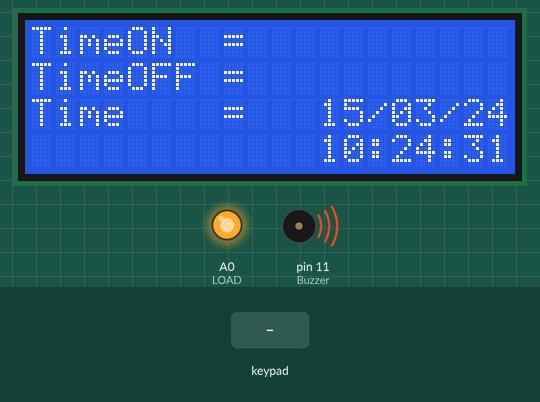
Recording of a sketch running on a simulated Arduino Uno, built with avr-gcc and run on an emulated ATmega328P. Shown: 20×4 character LCD, output pins drawn as LEDs (lit = HIGH), buzzer (waves = sounding, pin HIGH). Inputs (shaded band) come from the test bench. The local clock reads 2024-03-15 10:24:30 at power-on unless the sketch sets it.

Above: at 1.3 s.
1.4 s: keypad keys 8 7 6 5 # pressed 0.4 s apart
At 3.4 s:
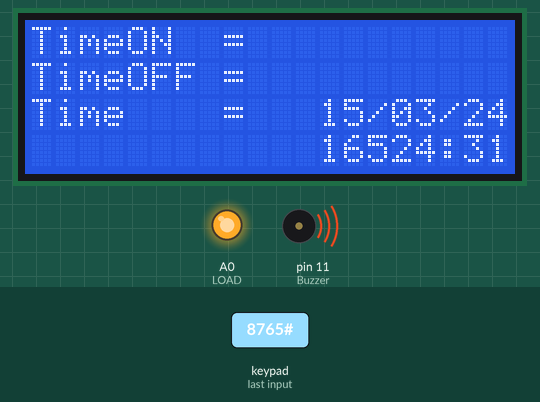
4.9 s: keypad keys 8 7 6 5 pressed 0.4 s apart
At 7.3 s:
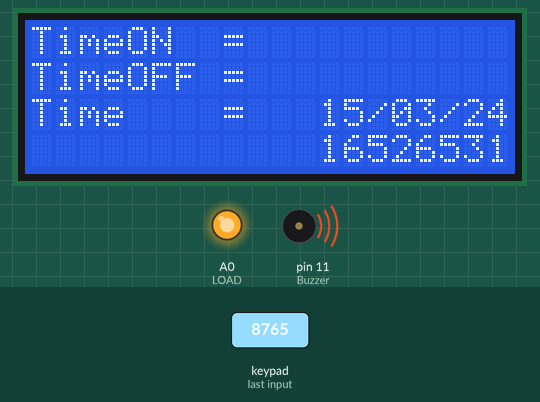
8.0 s: key '1' pressed
At 9.5 s:
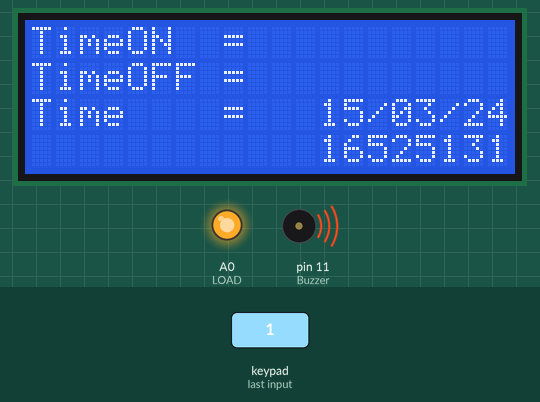
9.8 s: key '*' pressed
At 11.4 s:
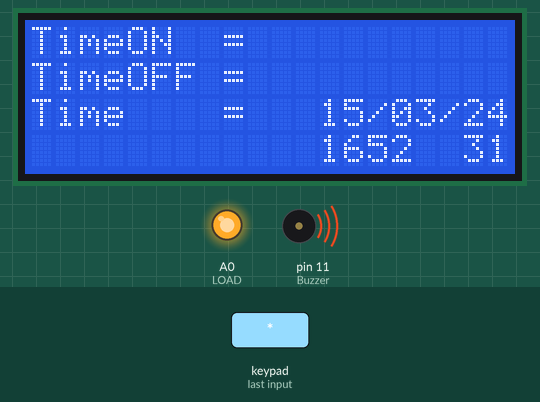
Timing chart, 0 to 12.6 s (numbered marks = the images above; inputs shaded):
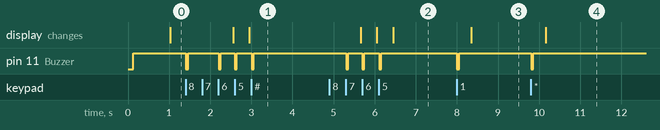

The sketch:

Jiraporn.ino
```cpp
#include <Keypad.h>
#include <RTClib.h>
#include <Wire.h>
#include <LiquidCrystal_I2C.h>
//-------------------------------------------------------------

const byte  ROWS = 4;
const byte  COLS = 3;
char keys[ROWS][COLS]=
{
 {'1','2','3'},
 {'4','5','6'},
 {'7','8','9'},
 {'*','0','#'},
};
byte rowPins[ROWS]={8,7,6,5};
byte colPins[COLS]={4,3,2};
Keypad keypad = Keypad(makeKeymap(keys),rowPins,colPins,ROWS,COLS);

LiquidCrystal_I2C lcd(0x3F,20,4);

RTC_DS3231 RTC;
DateTime Time;
char Year,Mon,Day,Hour,Min,Sec;
long TimerON,TimerOFF;
int Buzzer = 11 ;
int LOAD = A0;

//-------------------------------------------------------
void setup()
{
  lcd.begin();
  lcd.setCursor(0,0);lcd.print("TimeON  =        ");
  lcd.setCursor(0,1);lcd.print("TimeOFF =        ");
  lcd.setCursor(0,2);lcd.print("Date    =        ");
  lcd.setCursor(0,2);lcd.print("Time    =        ");
  RTC.begin();
pinMode(Buzzer,OUTPUT);digitalWrite(Buzzer,HIGH);
pinMode(LOAD,OUTPUT);digitalWrite(LOAD,HIGH);
}

//-----------------------------------------------------
void loop()
{
   char Key;
   while(Key == NO_KEY)
  {
   Time = RTC.now();
   ShowDate(13,3);
   ShowTime(13,4);
   CheckTime();
   Key = keypad.getKey();
 }
 Beep();
 if (Key == '1');
 { GetDate(13,3);
   GetDate(13,4);
   RTC.adjust(DateTime(Year,Mon,Day,Hour,Min,Sec));
 }
if(Key == '2')
{
  GetTime(13,1);
  TimerON = Hour;
  TimerON = (TimerON << 8) + Min;
  TimerON = (TimerON << 8) + Sec;

  GetTime(13,2);
  TimerOFF = Hour;
  TimerOFF = (TimerOFF << 8) + Min;
  TimerOFF = (TimerOFF << 8) + Sec;
 }
}

//---------------------------------------------------
 void CheckTime()
{
  long Timer;
  Timer = 0;
  Timer = (Timer << 8)+Time.hour();
  Timer = (Timer << 8)+Time.minute();
  Timer = (Timer << 8)+Time.second();

  if(Timer == TimerON){digitalWrite(LOAD,LOW);}
  if(Timer == TimerOFF){digitalWrite(LOAD,HIGH);}
}
//----------------------------------------------------
void ShowTime(char X,char Y)
{
  lcd.setCursor(X-1,Y-1);
  if(Time.day()<10)
  {
    lcd.print(0);
  }
  lcd.print(Time.hour());
  lcd.print(':');
  if(Time.minute()<10)
  {
    lcd.print(0);
  }
  lcd.print(Time.minute());
  lcd.print(':');
  if(Time.second()<10)
  {
    lcd.print(0);
  }
  lcd.print(Time.second());
}

//----------------------------------------------------
void ShowDate(char X,char Y)
{
  lcd.setCursor(X-1,Y-1);
  if(Time.day()<10)
  {
    lcd.print(0);
  }
  lcd.print(Time.day());
  lcd.print('/');
  if(Time.month() < 10)
  {
    lcd.print(0);
  }
  lcd.print(Time.month());
  lcd.print('/');
  if(Time.year()%100 < 10)
  {
    lcd.print(0);
  }
  lcd.print(Time.year()%100);
}

//-----------------------------------------------------
void GetDate(char X,char Y)
{
  ShowDate(X,Y);
  Day  = GetNum(2,X,Y);
  Mon  = GetNum(2,X+3,Y);
  Year = GetNum(2,X+6,Y);

}

//-----------------------------------------------------
void GetTime(char X,char Y)
{
  ShowTime(X,Y);
  Hour = GetNum(2,X,Y);
  Min  = GetNum(2,X+3,Y);
  Sec  = GetNum(2,X+6,Y);
}
//-----------------------------------------------------
char BufNum[8];
void  SlideNum(void)
{
  BufNum[6] = BufNum[5];
  BufNum[5] = BufNum[4];
  BufNum[4] = BufNum[3];
  BufNum[3] = BufNum[2];
  BufNum[2] = BufNum[1];
  BufNum[1] = BufNum[0];
}
//----------------------------------------------------
unsigned long GetNum(int Count, int X, int Y)
{
  char Key, i, N;
  int Sum;

  lcd.setCursor(X+(Count-1),Y);
  N = 0;
  for(i=0;i<Count;i++)
  {
    BufNum[i] = ' ';
  }
  i = 0;
  while(Key != '#')
  {
    Key = NO_KEY;
    while(Key == NO_KEY)
    {
      Key = keypad.getKey();
    }

    lcd.setCursor(X+(Count-1),Y);
    N = 0;
    for(i=0;i<Count;i++)
    {
      BufNum[i] = ' ';
    }
    i=0;
    while(Key != '#')
    {
      Key = NO_KEY;
      while(Key == NO_KEY)
      {
        Key = keypad.getKey();
      }
      Beep();
      delay(300);
      if(Key == '*')
      {
        for(i=0;i<Count;i++)
        {
          BufNum[i] = ' ';
        }
        N = 0;
      }
      if((N<4)&&(Key>='0')&&(Key<='9'))
      {
        SlideNum();
        BufNum[0] = Key;
        N++;
      }
      lcd.setCursor(X,Y);
      for(i=0;i<Count;i++)
      {
        lcd.print(BufNum[Count-(i+1)]);
      }
      lcd.setCursor(X+(Count-1),Y);
    }
  Sum = 0;
  for(i=0;i<Count;i++)
  {
    if(BufNum[Count-(i+1)]==0x20)
    {
      BufNum[Count-(i-1)] = '0';
    }
    Sum = (Sum*10)+(BufNum[Count-(i+1)]-'0');
  }
  lcd.noCursor();
  return(Sum);
  }
}
//------------------------------------------------------------
void Beep()
{
 digitalWrite(Buzzer,LOW);
 delay(50);
 digitalWrite(Buzzer,HIGH);
}
```

Measured:
- after the input at 4.9 s, pin 11 (Buzzer): alternates HIGH for 0.35 s and LOW for 0.05 s, 6 changes in all, then stays HIGH, starting after 0.41 s; the display: first changes after 0.76 s (image 2 shows a later state)
- after the input at 8.0 s, pin 11 (Buzzer): HIGH → LOW at once, → HIGH 0.05 s later; the display: changes after 0.35 s (image 3)
- after the input at 9.8 s, pin 11 (Buzzer): HIGH → LOW at once, → HIGH 0.05 s later; the display: changes after 0.36 s (image 4)
